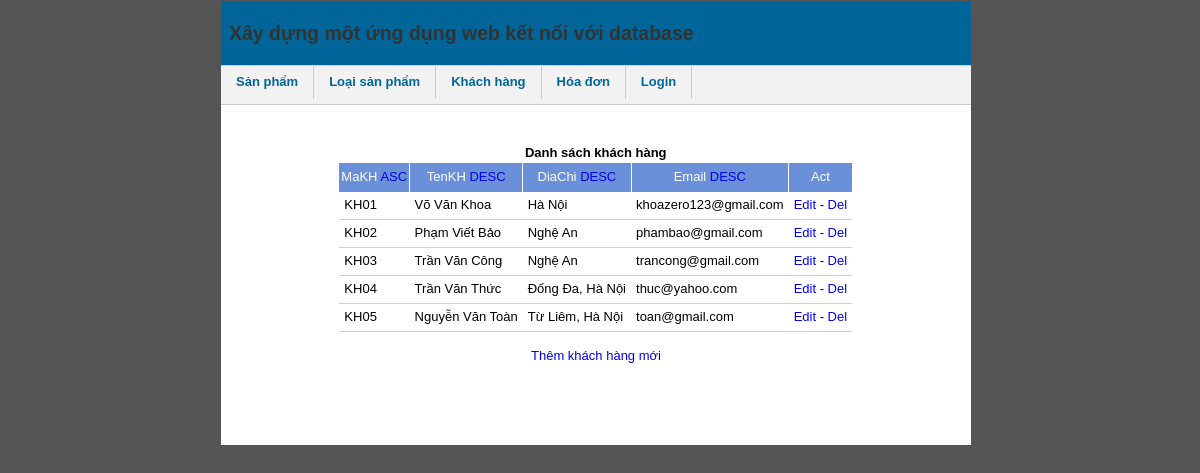
The app's page /?index=dskh.php with its own data.
### tables this page shows
CREATE TABLE IF NOT EXISTS `khachhang` (
  `MaKH` varchar(10) NOT NULL,
  `TenKH` varchar(30) NOT NULL,
  `DiaChi` text,
  `Email` varchar(50) DEFAULT NULL,
  PRIMARY KEY(MaKH)
);

### dbconnect.php (called while the page is built, shortened)
<?php
class mysql {
	function query($input){
		$q = @mysql_query($input) or $this->show_error("<b>Lỗi MySQL Query</b> : ".mysql_error(),$input);
		return $q;
	}
}
$mysql = new mysql;
?>

### dskh.php (the view, shortened to what this page needs)
<center>
<?php
include("dbconnect.php");
$table = 'khachhang';
$ColID = 'MaKH';
$ColID2 = 'TenKH';
$ColID3 = 'DiaChi';
$ColID4 = 'Email';
$act = $_GET['act'];
if($act == 'del' && isset($_SESSION['admin'])) {
	$IDact = $_GET['IDact'];
	$sql = $mysql->query("DELETE FROM $table WHERE $ColID='$IDact'");
	if($sql) echo 'Đã xóa - <a href="'.$_SERVER['PHP_SELF'].'">Home</a>';
	else echo 'Không thể xóa - <a href="'.$_SERVER['PHP_SELF'].'">Home</a>';
} else {
if($_GET['sort1'] != '')
	$order_sql = "ORDER BY $ColID ".$_GET['sort1'];
else if($_GET['sort2'] != '')
	$order_sql = "ORDER BY $ColID2 ".$_GET['sort2'];
else if($_GET['sort3'] != '')
	$order_sql = "ORDER BY $ColID3 ".$_GET['sort3'];
else if($_GET['sort4'] != '')
	$order_sql = "ORDER BY $ColID4 ".$_GET['sort4'];
else $order_sql = "ORDER BY $ColID ASC";
$p_now = intval($_GET['page']);
$pp = 5;
$result = $mysql->query("SELECT * FROM $table");
$total =  $mysql->num_rows($result);
$numofpages = $total/$pp;
$numofpages = ceil($numofpages);
if ($p_now <= 0)
	$page = 1;
else {
	if ($p_now <= $numofpages)
		$page = $p_now;
	else
		$page = 1;
}
$limitvalue = $page * $pp - ($pp);
$limit = $mysql->query("SELECT * FROM $table $order_sql LIMIT $limitvalue,$pp");
echo '<table class="table table-bordered table-striped table-hover table-condensed">';
echo '<thead><tr><td colspan = "5" style="text-align:center;"><b> Danh sách khách hàng </b></td></tr></thead>';
echo '<thead>';
echo '<tr><th>MaKH <a href="?sort1='.(($_GET['sort1'] == 'ASC') ? 'DESC">DESC' : 'ASC">ASC').'</a></th>';
echo '<th>TenKH <a href="?sort2='.(($_GET['sort2'] == 'DESC') ? 'ASC">ASC' : 'DESC">DESC').'</a></th>';
echo '<th>DiaChi <a href="?sort3='.(($_GET['sort3'] == 'DESC') ? 'ASC">ASC' : 'DESC">DESC').'</a></th>';
echo '<th>Email <a href="?sort4='.(($_GET['sort4'] == 'DESC') ? 'ASC">ASC' : 'DESC">DESC').'</a></th>';
echo '<th>Act</th>';
echo '</tr></thead><tbody>';
while($data=mysql_fetch_array($limit)) {
	echo '<tr style="">';
	echo '<td>'.$data[$ColID].'</td>';
	echo '<td>'.$data[$ColID2].'</td>';
	echo '<td>'.$data[$ColID3].'</td>';
	echo '<td>'.$data[$ColID4].'</td>';
	echo '<td><a href="?act=edit&IDact='.$data[$ColID].'">Edit</a> - <a href="?act=del&IDact='.$data[$ColID].'">Del</a></td>';
	echo '</tr>';
}
?>
</tbody></table><br />
<a href="?act=add">Thêm khách hàng mới</a>
<br /><br /><?php
}
?></center>

### style.css (style rules this page uses)
body { font-family: Arial, Tahoma, Verdana, Arial, sans-serif;font-size: 13px;margin-left: 0px;margin-top: 1px; }
a { text-decoration:none; }
table { font-size:13px;border-collapse: collapse; }
thead th { border-right: 1px solid #fff;color:#fff;text-align:center; padding:2px;height:25px;background-color: #6b90da;font-weight: normal; }
tbody td { padding:5px;text-align:left;border-bottom: 1px solid #c7d5d4; }

### index.php (style rules this page uses)
body { background-color: #555; font: small/1.3 Arial, Helvetica, sans-serif; }

### records on screen
khachhang: MaKH "KH01", TenKH "Võ Văn Khoa", DiaChi "Hà Nội", Email "khoazero123@gmail.com"
khachhang: MaKH "KH02", TenKH "Phạm Viết Bảo", DiaChi "Nghệ An", Email "phambao@gmail.com"
khachhang: MaKH "KH03", TenKH "Trần Văn Công", DiaChi "Nghệ An", Email "trancong@gmail.com"
khachhang: MaKH "KH04", TenKH "Trần Văn Thức", DiaChi "Đống Đa, Hà Nội", Email "thuc@yahoo.com"
khachhang: MaKH "KH05", TenKH "Nguyễn Văn Toàn", DiaChi "Từ Liêm, Hà Nội", Email "toan@gmail.com"
